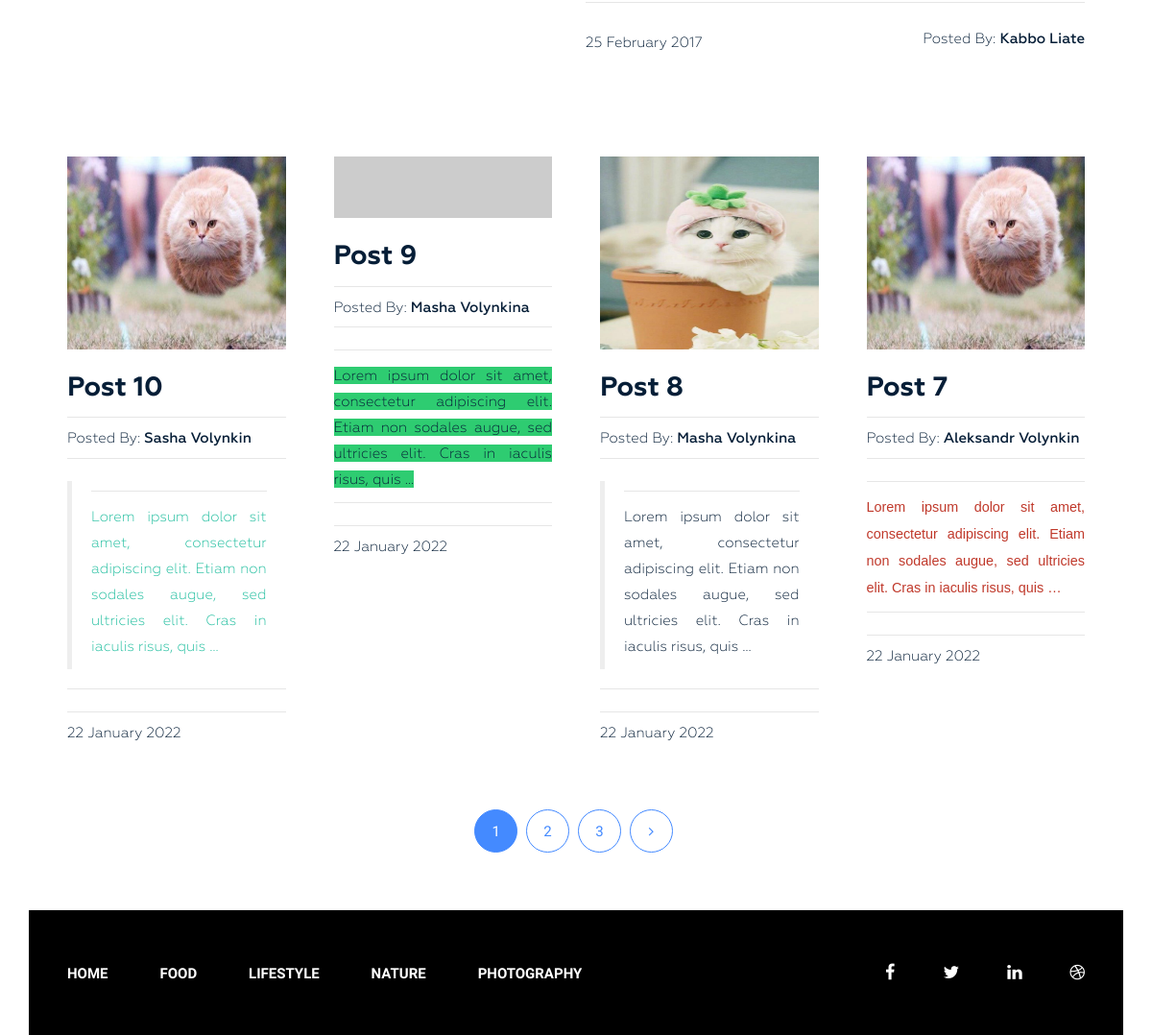
The app's page / (lower part), older data.
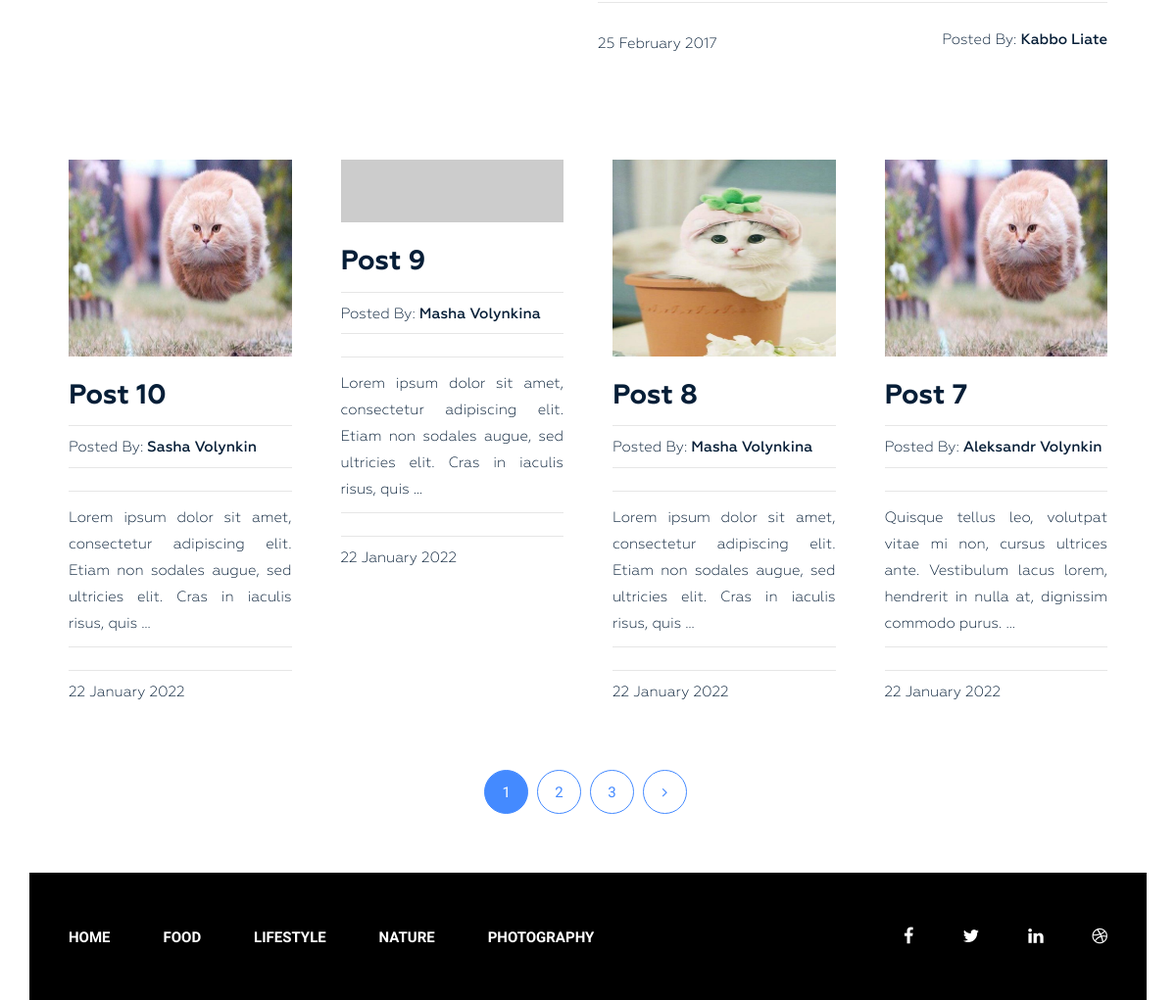
The same page, newer data.
### blog/models.py (models this page shows, shortened)
class CommonInfo(models.Model):
    title = models.CharField(max_length=255, verbose_name='Title')
    slug = models.SlugField(max_length=80, unique=True, verbose_name='URL')
    class Meta:
        abstract = True
        ordering = ['title']

class Post(CommonInfo):
    author = models.CharField(max_length=100, verbose_name='Author')
    content = models.TextField(verbose_name='Content')
    photo = models.ImageField(upload_to='photos/%Y/%m/%d/', blank=True, verbose_name='Photo')
    views = models.IntegerField(default=0, verbose_name='Number of views')
    category = models.ForeignKey('Category', on_delete=models.PROTECT, related_name='posts', verbose_name='Category')
    tags = models.ManyToManyField('Tag', blank=True, related_name='posts', verbose_name='Tags')
    created_at = models.DateTimeField(auto_now_add=True, verbose_name='Date of creation')
    def get_absolute_url(self):
        return reverse_lazy('blog:view_post', kwargs={'slug': self.slug})
    class Meta:
        ordering = ['-created_at']
        verbose_name_plural = 'Posts'

### blog/views.py (the view)
# urls.py: path('', views.Home.as_view(), name='home'),
class Home(ListView):
    model = Post
    template_name = 'blog/home.html'
    context_object_name = 'posts'
    paginate_by = 4
    def get_context_data(self, *, object_list=None, **kwargs):
        context = super().get_context_data(**kwargs)
        context['title'] = 'Classic Blog Design'
        return context

### blog/models.py (called while the page is built)
    def get_absolute_url(self):
        return reverse_lazy('blog:category', kwargs={'slug': self.slug})

### blog/templatetags/menu.py (called while the page is built)
@register.inclusion_tag('blog/menu.html')
def show_menu(menu_class='menu'):
    categories = Category.objects.all()
    return {'categories': categories, 'menu_class': menu_class}

### blog/templates/blog/home.html (shortened to what this page needs)
{% extends 'base.html' %}
{% load static %}
{% block content %}
<section class="blog-post-area">
    <div class="container">
        <div class="row">
            <div class="blog-post-area-style">
                <div class="col-md-12">
                    <div class="single-post-big">
                        <div class="big-text">
                            <h4><span class="date">25 February 2017</span><span class="author">Posted By: <span class="author-name">Kabbo Liate</span></span>
                            </h4>
                        </div>
                    </div>
                </div>
                {% for post in posts %}
                <div class="col-md-3">
                    <div class="single-post">
                        {% if post.photo %}
                        <a href="{{ post.get_absolute_url }}"><img src="{{ post.photo.url }}" alt="{{ post.title }}" width="300" height="201">
                        {% else %}
                        <a href="{{ post.get_absolute_url }}"><img src="https://picsum.photos/id/1060/300/201/?blur=2" alt="{{ post.title }}" class="rounded mx-auto d-block"></a>
                        {% endif %}
                        <h3><a href="{{ post.get_absolute_url }}">{{ post.title }}</a></h3>
                        <h4><span>Posted By: <span class="author-name">{{ post.author}}</span></span>
                        </h4>
                        <p>{{ post.content|truncatewords_html:20|safe }}</p>
                        <h4><span>{{ post.created_at|date:'j F Y' }}</span></h4>
                    </div>
                </div>
                {% endfor %}
            </div>
        </div>
    </div>
    {% include 'inc/_pagination.html' %}
</section>
{% endblock %}

Row changes from the older to the newer data that the page shows:
changed Post "Post 7": content "Lorem ipsum dolor sit amet, consectetur adipiscing elit. Etiam non sodales augue, sed ultricies elit. Cras in iaculis risus, quis …" → "Quisque tellus leo, volutpat vitae mi non, cursus ultrices ante. Vestibulum lacus lorem, hendrerit in nulla at, dignissim commodo purus. …"
